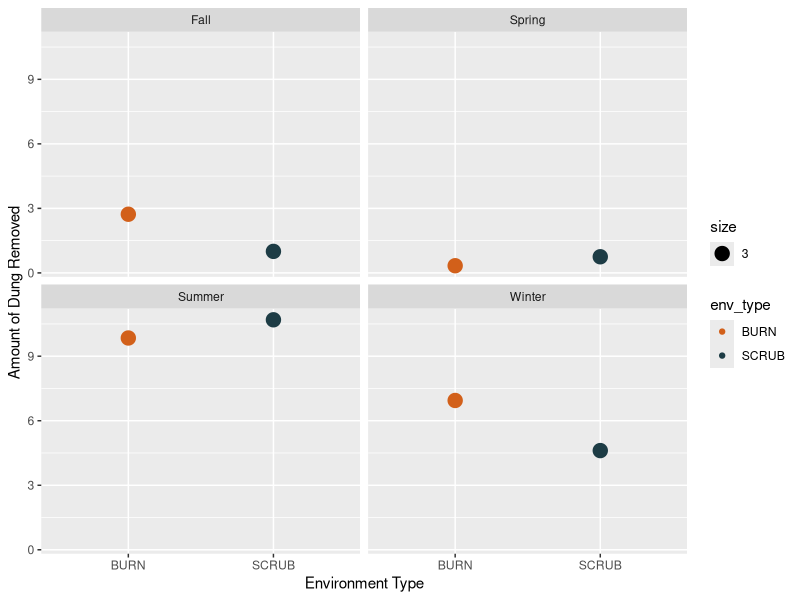
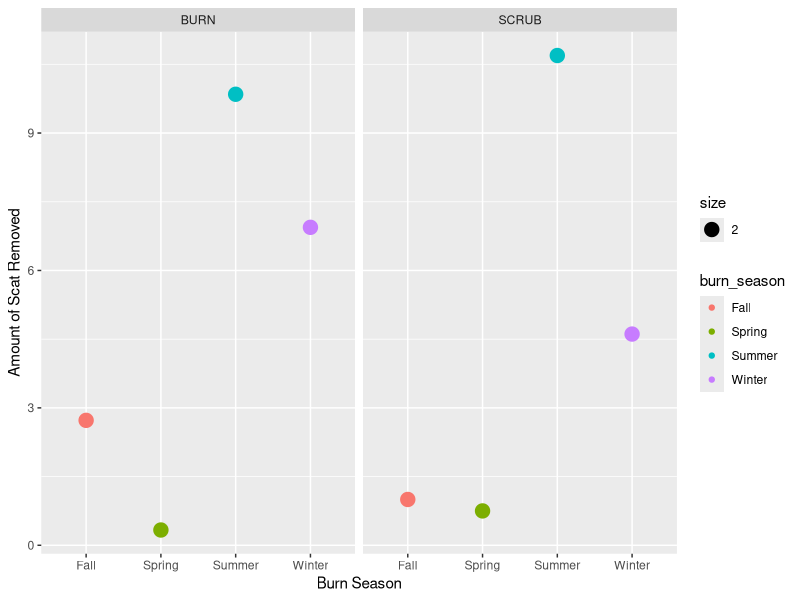
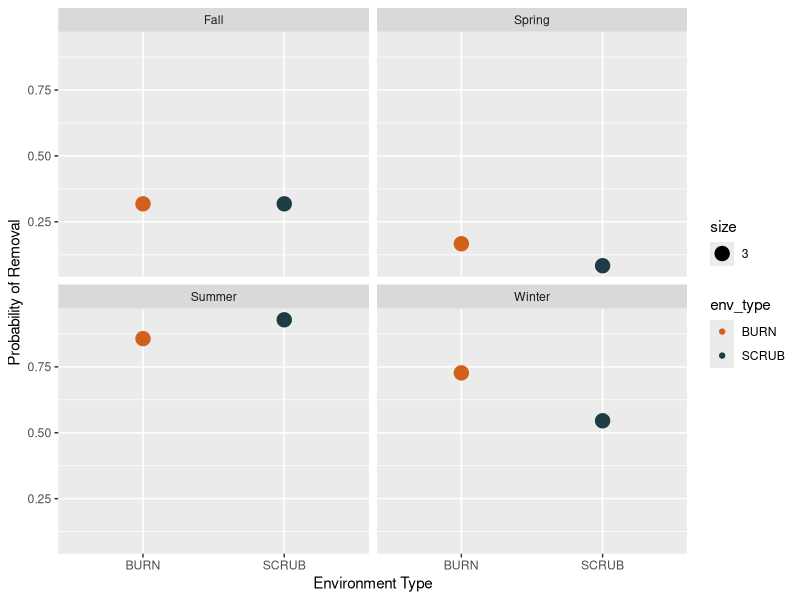
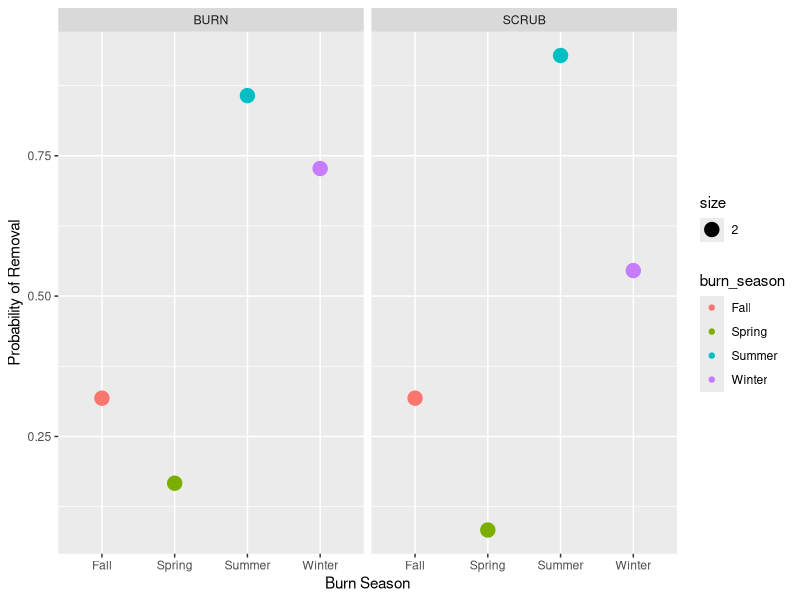
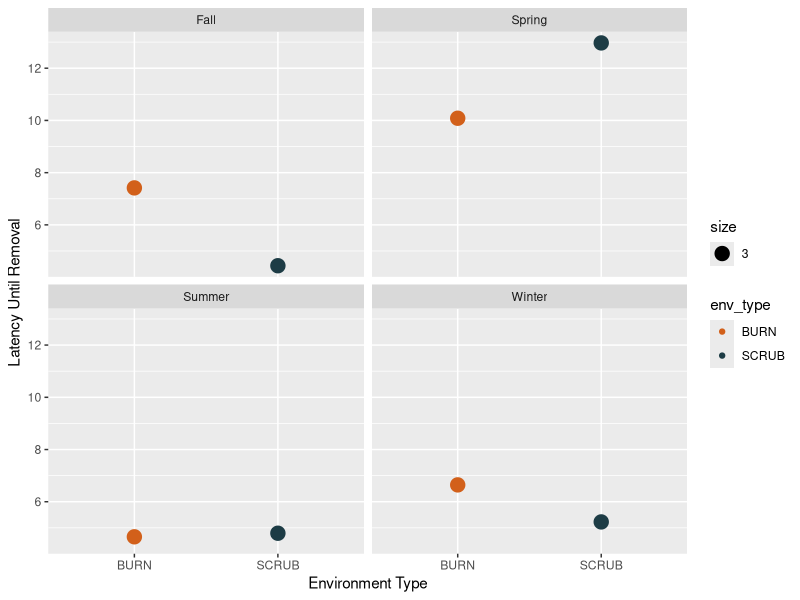
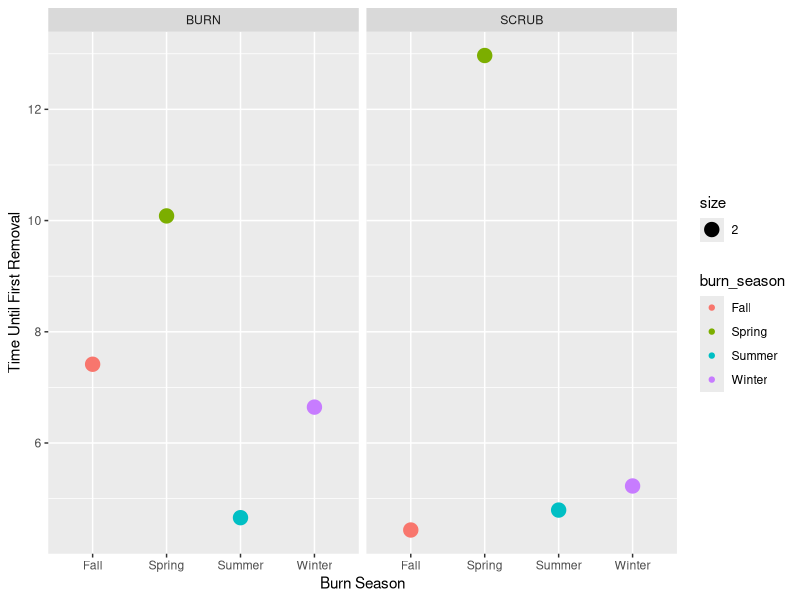

Source code (R) for these figures, in order:
library(tidyverse)
library(lubridate)

db_data <- read_csv("02_Clean_data/dbenv_use.csv")

spring_avgs <- db_data %>% 
  filter(burn_season == "Spring") %>% 
  group_by(burn_season, env_type) %>% 
  summarize(rem_no = mean(rem_no, na.rm=TRUE),
            rem_event = mean(rem_event, na.rm=TRUE),
            latency = mean(latency2, na.rm=TRUE))

summer_avgs <- db_data %>% 
  filter(burn_season == "Summer")%>% 
  group_by(burn_season, env_type) %>% 
  summarize(rem_no = mean(rem_no, na.rm=TRUE),
            rem_event = mean(rem_event, na.rm=TRUE),
            latency = mean(latency2, na.rm=TRUE))

fall_avgs <- db_data %>% 
  filter(burn_season == "Fall")%>% 
  group_by(burn_season, env_type) %>% 
  summarize(rem_no = mean(rem_no, na.rm=TRUE),
            rem_event = mean(rem_event, na.rm=TRUE),
            latency = mean(latency2, na.rm=TRUE))

winter_avgs <- db_data %>% 
  filter(burn_season == "Winter") %>%
  group_by(burn_season, env_type) %>% 
  summarize(rem_no = mean(rem_no, na.rm=TRUE),
            rem_event = mean(rem_event, na.rm=TRUE),
            latency = mean(latency2, na.rm=TRUE))


averages <- rbind(spring_avgs, summer_avgs)
averages <- rbind(averages, fall_avgs)
averages <- rbind(averages, winter_avgs)

ggplot(averages) +
  geom_point(aes(x=env_type, y=rem_no, color = env_type, size = 3)) +
  scale_color_manual(values=c("#d2601a", "#1d3c45"))+
  xlab("Environment Type") +
  ylab("Amount of Dung Removed") +
  facet_wrap(~burn_season)

ggplot(averages)+
  geom_point(aes(x=burn_season, y=rem_no, color=burn_season, size=2))+
  xlab("Burn Season")+
  ylab("Amount of Scat Removed")+
  facet_wrap(~env_type)

ggplot(averages) +
  geom_point(aes(x=env_type, y=rem_event, color = env_type, size = 3)) +
  scale_color_manual(values=c("#d2601a", "#1d3c45"))+
  xlab("Environment Type") +
  ylab("Probability of Removal") +
  facet_wrap(~burn_season)

ggplot(averages)+
  geom_point(aes(x=burn_season, y=rem_event, color=burn_season, size=2))+
  xlab("Burn Season")+
  ylab("Probability of Removal")+
  facet_wrap(~env_type)

ggplot(averages) +
  geom_point(aes(x=env_type, y=latency, color = env_type, size = 3)) +
  scale_color_manual(values=c("#d2601a", "#1d3c45"))+
  xlab("Environment Type") +
  ylab("Latency Until Removal") +
  facet_wrap(~burn_season)
  
ggplot(averages)+
  geom_point(aes(x=burn_season, y=latency, color=burn_season, size=2))+
  xlab("Burn Season")+
  ylab("Time Until First Removal")+
  facet_wrap(~env_type)
